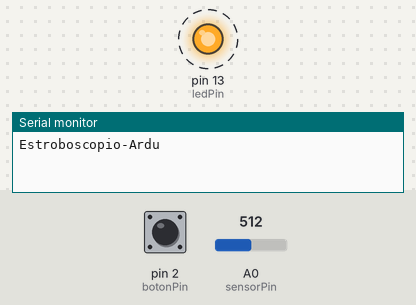
The sketch below on a simulated Arduino Nano, built with avr-gcc and run on an emulated ATmega328P. Shown: output pins drawn as LEDs (lit = HIGH), the last lines printed to the serial monitor. Dashed ring = blinking. The inputs (shaded band) are chosen by the test bench; at power-on: A0 (sensorPin) = 512, pin 2 (botonPin) HIGH.

Above: at 1.27 s.
1.3 s: A0 (sensorPin) set to 0
At 1.8 s:
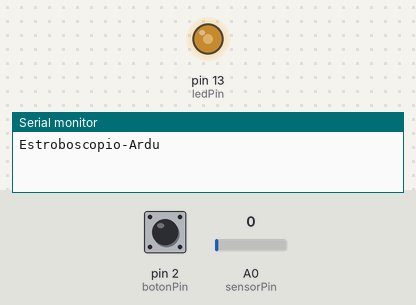
2.9 s: pin 2 (botonPin) pulled LOW for 1 s
5.9 s: A0 (sensorPin) set to 4
7.4 s: A0 (sensorPin) set to 7
10.4 s: A0 (sensorPin) set to 45
13.4 s: A0 (sensorPin) set to 53
At 15.3 s:
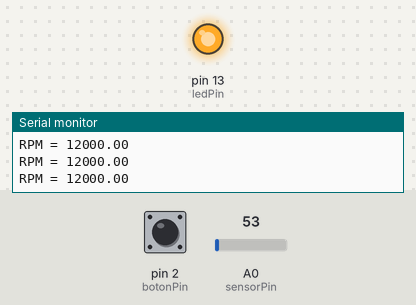
Timing chart, 0 to 16.3 s (numbered marks = the images above; inputs shaded):
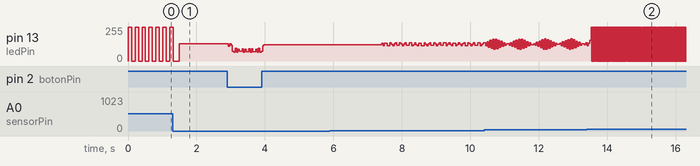

The sketch:

Estroboscopio-Ardu.ino
```cpp
/*
  -De base estoy utilizando un arduino mega 2560 la idea general
  seria utilizar un arduino nano, con eso se podria crear un dispositivo
  como los que se pueden encontrar en el mercado(tipo pistola de lectura)

  -En el A0 conectamos el el cursor del potenciometro (pata central)
  las otras dos patas van conectadas a GND y +5V del Arduino
  con map() en el A0 usamos el DAC propio de arduino para
  convertir una tension analogica en datos digitales.
  De esta forma podemos operar pasando el dato leido a una variable
  que va a ser la que genere el delay entre un estado bajo y alto
  del led (ledPin=13)

  -El dato analogico va a ser convertido a digital; entre 0-1023 siendo
  equivalente a 5-200ms.

  -La funcion para imprimir evalua el valor en el pin 2(botonPin), por defecto dejo activado
  el pullup interno para evitar que actue erroneamente dando lecturas sin
  que se le pida. Si el estado es bajo en el boton, imprime mediante el serial
  el valor de las rpm.

  -Al conectarse el terminal serial mando la cadena Estroboscopio-Ardu
  de esta forma me aseguro de la correcta conexion con el pc;
  estoy pensando implementar el uso de una sola libreria (Wire.h) para imprimir en
  un lcd, por medio del protocolo I2C.

  -El led va a ser cambiado despues de probar el correcto funcionamiento del programa
  de momento solo esta puesto en el pin 13 para aprovechar el led que arduino ya trae.
*/

//Definicion de variables e inicializacion de valores
const int ledPin = 13;//constantes
const int botonPin = 2;//constantes
const int sensorPin = A0;//contantes
int poteValor = 0;
float freq = 0;
float valorSalida = 0;

void setup() {
 pinMode(ledPin, OUTPUT); //defino ledPin como salida
 pinMode(botonPin, INPUT_PULLUP); //defino botonPin como entrada y activo el pullup interno
 Serial.begin(9600);   // inicializa el serial para mandar datos
   while (!Serial) {
    ;
    }

  // Titulo con salto de linea
  Serial.println("Estroboscopio-Ardu");
}

void loop() {

  poteValor = analogRead(sensorPin);
  valorSalida=map(poteValor,0,1023,5,200);//divido el valor del pote en  1024 partes equivalentes a 5-200ms
  Generador(ledPin,valorSalida);//llamo a la funcion y le doy los argumentos
  Impresion();// Llamado a la funcion que imprime

}


//Con esta funcion gneramos un puso cuadrado.(No es la mejor opcion pero es sin librerias)
// Generador(pin,int.)
void Generador(int a,int b)//defino la funcion Generador con
{// a y b como parametros del pin y del delay

  digitalWrite(a,1);//escribo un estado alto en el pin
  delay(b);//espero b ms
  digitalWrite(a,0);//escribo un estado bajo en el pin
  delay(b);//espero b ms

}

  void Impresion()
 {
 boolean buttonState = digitalRead(botonPin);

  // Chequea el push button.
  if (buttonState == LOW) {
      Serial.print("RPM = ");
      freq = (60000)/(valorSalida);
      Serial.println(freq);
  }
  else {
  //delay(1);
  }
   }
```

Measured:
- the behaviour switches between 47 and 48 on A0 (sensorPin) (found by bisection; images 1 and 2)
- after the input at 5.9 s, every drawn part: stays the same
